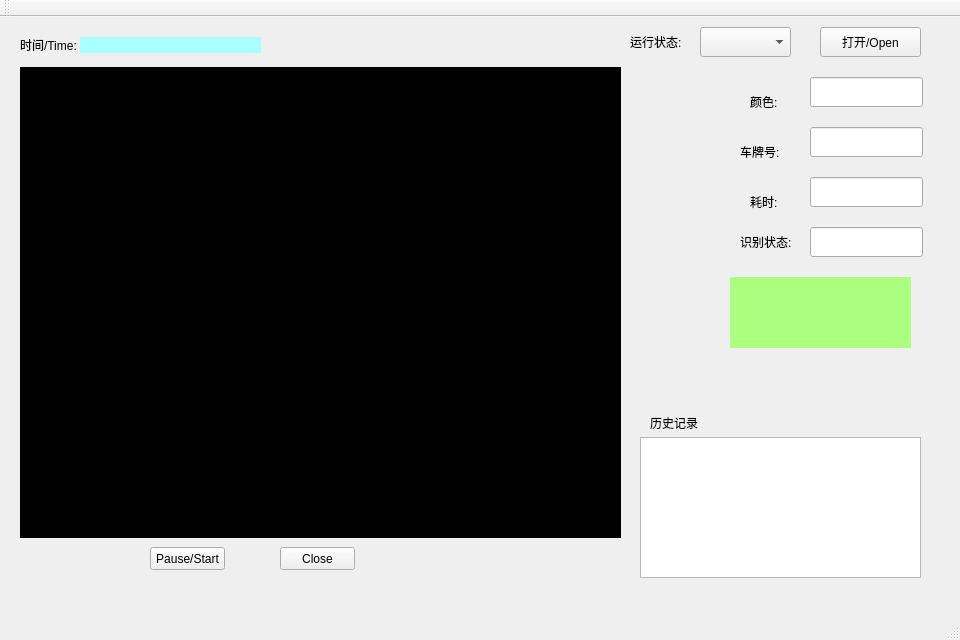
<?xml version="1.0" encoding="UTF-8"?>
<ui version="4.0">
 <class>LPRdemoClass</class>
 <widget class="QMainWindow" name="LPRdemoClass">
  <property name="geometry">
   <rect>
    <x>0</x>
    <y>0</y>
    <width>960</width>
    <height>640</height>
   </rect>
  </property>
  <property name="minimumSize">
   <size>
    <width>960</width>
    <height>640</height>
   </size>
  </property>
  <property name="maximumSize">
   <size>
    <width>960</width>
    <height>640</height>
   </size>
  </property>
  <property name="windowTitle">
   <string>Demo</string>
  </property>
  <property name="animated">
   <bool>false</bool>
  </property>
  <widget class="QWidget" name="centralWidget">
   <widget class="QLabel" name="timeLabel">
    <property name="geometry">
     <rect>
      <x>20</x>
      <y>20</y>
      <width>71</width>
      <height>16</height>
     </rect>
    </property>
    <property name="text">
     <string>时间/Time:</string>
    </property>
    <property name="scaledContents">
     <bool>true</bool>
    </property>
   </widget>
   <widget class="QLabel" name="updateTimeLabel">
    <property name="geometry">
     <rect>
      <x>80</x>
      <y>20</y>
      <width>181</width>
      <height>16</height>
     </rect>
    </property>
    <property name="styleSheet">
     <string notr="true">background-color: rgb(170, 255, 255);</string>
    </property>
    <property name="text">
     <string/>
    </property>
    <property name="textFormat">
     <enum>Qt::AutoText</enum>
    </property>
    <property name="scaledContents">
     <bool>false</bool>
    </property>
   </widget>
   <widget class="QLabel" name="capLabel">
    <property name="geometry">
     <rect>
      <x>20</x>
      <y>50</y>
      <width>601</width>
      <height>471</height>
     </rect>
    </property>
    <property name="styleSheet">
     <string notr="true">background-color: rgb(0, 0, 0);</string>
    </property>
    <property name="text">
     <string/>
    </property>
   </widget>
   <widget class="QPushButton" name="openPushButton">
    <property name="geometry">
     <rect>
      <x>820</x>
      <y>10</y>
      <width>101</width>
      <height>30</height>
     </rect>
    </property>
    <property name="text">
     <string>打开/Open</string>
    </property>
   </widget>
   <widget class="QLabel" name="colorLabel">
    <property name="geometry">
     <rect>
      <x>750</x>
      <y>70</y>
      <width>61</width>
      <height>30</height>
     </rect>
    </property>
    <property name="text">
     <string>颜色:</string>
    </property>
   </widget>
   <widget class="QLabel" name="licenseLabel">
    <property name="geometry">
     <rect>
      <x>740</x>
      <y>120</y>
      <width>54</width>
      <height>30</height>
     </rect>
    </property>
    <property name="text">
     <string>车牌号:</string>
    </property>
   </widget>
   <widget class="QLineEdit" name="colorLineEdit">
    <property name="geometry">
     <rect>
      <x>810</x>
      <y>60</y>
      <width>113</width>
      <height>30</height>
     </rect>
    </property>
   </widget>
   <widget class="QLineEdit" name="licenseLineEdit">
    <property name="geometry">
     <rect>
      <x>810</x>
      <y>110</y>
      <width>113</width>
      <height>30</height>
     </rect>
    </property>
   </widget>
   <widget class="QLineEdit" name="timeCostLineEdit">
    <property name="geometry">
     <rect>
      <x>810</x>
      <y>160</y>
      <width>113</width>
      <height>30</height>
     </rect>
    </property>
   </widget>
   <widget class="QLabel" name="timeCostLabel">
    <property name="geometry">
     <rect>
      <x>750</x>
      <y>170</y>
      <width>54</width>
      <height>30</height>
     </rect>
    </property>
    <property name="text">
     <string>耗时:</string>
    </property>
   </widget>
   <widget class="QLabel" name="stateLabe">
    <property name="geometry">
     <rect>
      <x>740</x>
      <y>210</y>
      <width>61</width>
      <height>30</height>
     </rect>
    </property>
    <property name="text">
     <string>识别状态:</string>
    </property>
   </widget>
   <widget class="QLineEdit" name="stateLineEdit">
    <property name="geometry">
     <rect>
      <x>810</x>
      <y>210</y>
      <width>113</width>
      <height>30</height>
     </rect>
    </property>
   </widget>
   <widget class="QLabel" name="outputLabel">
    <property name="geometry">
     <rect>
      <x>650</x>
      <y>400</y>
      <width>54</width>
      <height>12</height>
     </rect>
    </property>
    <property name="text">
     <string>历史记录</string>
    </property>
   </widget>
   <widget class="QPlainTextEdit" name="outpuPlainTextEdit">
    <property name="geometry">
     <rect>
      <x>640</x>
      <y>420</y>
      <width>281</width>
      <height>141</height>
     </rect>
    </property>
   </widget>
   <widget class="QLabel" name="screenShootLabel">
    <property name="geometry">
     <rect>
      <x>730</x>
      <y>260</y>
      <width>181</width>
      <height>71</height>
     </rect>
    </property>
    <property name="styleSheet">
     <string notr="true">background-color: rgb(170, 255, 127);</string>
    </property>
    <property name="text">
     <string/>
    </property>
   </widget>
   <widget class="QComboBox" name="stateComboBox">
    <property name="geometry">
     <rect>
      <x>700</x>
      <y>10</y>
      <width>91</width>
      <height>30</height>
     </rect>
    </property>
   </widget>
   <widget class="QLabel" name="statelabel">
    <property name="geometry">
     <rect>
      <x>630</x>
      <y>10</y>
      <width>54</width>
      <height>30</height>
     </rect>
    </property>
    <property name="text">
     <string>运行状态:</string>
    </property>
   </widget>
   <widget class="QPushButton" name="pausePushButton">
    <property name="geometry">
     <rect>
      <x>150</x>
      <y>530</y>
      <width>75</width>
      <height>23</height>
     </rect>
    </property>
    <property name="text">
     <string>Pause/Start</string>
    </property>
   </widget>
   <widget class="QPushButton" name="closePushButton">
    <property name="geometry">
     <rect>
      <x>280</x>
      <y>530</y>
      <width>75</width>
      <height>23</height>
     </rect>
    </property>
    <property name="text">
     <string>Close</string>
    </property>
   </widget>
  </widget>
  <widget class="QMenuBar" name="menuBar">
   <property name="geometry">
    <rect>
     <x>0</x>
     <y>0</y>
     <width>960</width>
     <height>23</height>
    </rect>
   </property>
  </widget>
  <widget class="QToolBar" name="mainToolBar">
   <attribute name="toolBarArea">
    <enum>TopToolBarArea</enum>
   </attribute>
   <attribute name="toolBarBreak">
    <bool>false</bool>
   </attribute>
  </widget>
  <widget class="QStatusBar" name="statusBar"/>
 </widget>
 <layoutdefault spacing="6" margin="11"/>
 <resources>
  <include location="lprdemo.qrc"/>
 </resources>
 <connections/>
</ui>
